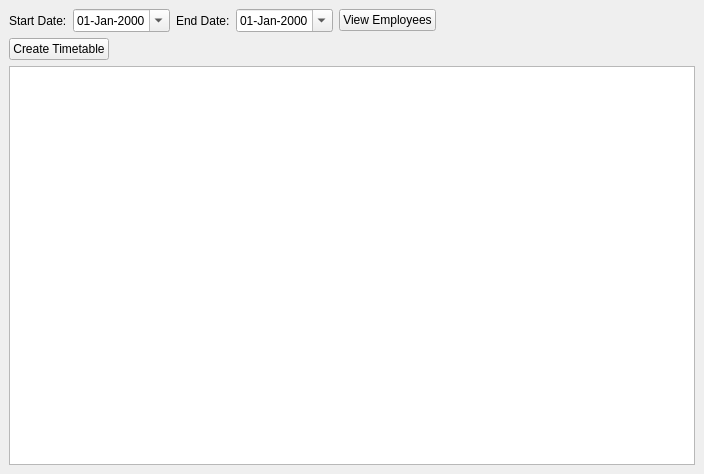
<?xml version="1.0" encoding="UTF-8"?>
<ui version="4.0">
 <class>Timetable</class>
 <widget class="QMainWindow" name="Timetable">
  <property name="geometry">
   <rect>
    <x>0</x>
    <y>0</y>
    <width>704</width>
    <height>474</height>
   </rect>
  </property>
  <property name="windowTitle">
   <string>Timetable</string>
  </property>
  <property name="windowIcon">
   <iconset resource="res.qrc">
    <normaloff>:/images/1522_stop_watch_48x48.png</normaloff>:/images/1522_stop_watch_48x48.png</iconset>
  </property>
  <widget class="QWidget" name="centralwidget">
   <layout class="QVBoxLayout" name="verticalLayout">
    <item>
     <layout class="QHBoxLayout" name="horizontalLayout">
      <item>
       <widget class="QLabel" name="label_2">
        <property name="text">
         <string>Start Date:</string>
        </property>
       </widget>
      </item>
      <item>
       <widget class="QDateEdit" name="StartDate">
        <property name="displayFormat">
         <string>dd-MMM-yyyy</string>
        </property>
        <property name="calendarPopup">
         <bool>true</bool>
        </property>
       </widget>
      </item>
      <item>
       <widget class="QLabel" name="label_3">
        <property name="text">
         <string>End Date:</string>
        </property>
       </widget>
      </item>
      <item>
       <widget class="QDateEdit" name="EndDate">
        <property name="displayFormat">
         <string>dd-MMM-yyyy</string>
        </property>
        <property name="calendarPopup">
         <bool>true</bool>
        </property>
       </widget>
      </item>
      <item>
       <widget class="QPushButton" name="ViewEmployees">
        <property name="text">
         <string>View Employees</string>
        </property>
       </widget>
      </item>
      <item>
       <spacer name="horizontalSpacer_2">
        <property name="orientation">
         <enum>Qt::Horizontal</enum>
        </property>
        <property name="sizeHint" stdset="0">
         <size>
          <width>40</width>
          <height>20</height>
         </size>
        </property>
       </spacer>
      </item>
     </layout>
    </item>
    <item>
     <layout class="QHBoxLayout" name="horizontalLayout_2">
      <item>
       <widget class="QPushButton" name="CreateTimetable">
        <property name="text">
         <string>Create Timetable</string>
        </property>
       </widget>
      </item>
      <item>
       <spacer name="horizontalSpacer">
        <property name="orientation">
         <enum>Qt::Horizontal</enum>
        </property>
        <property name="sizeHint" stdset="0">
         <size>
          <width>40</width>
          <height>20</height>
         </size>
        </property>
       </spacer>
      </item>
     </layout>
    </item>
    <item>
     <widget class="QTreeView" name="treeView"/>
    </item>
   </layout>
  </widget>
 </widget>
 <resources>
  <include location="res.qrc"/>
 </resources>
 <connections/>
</ui>
